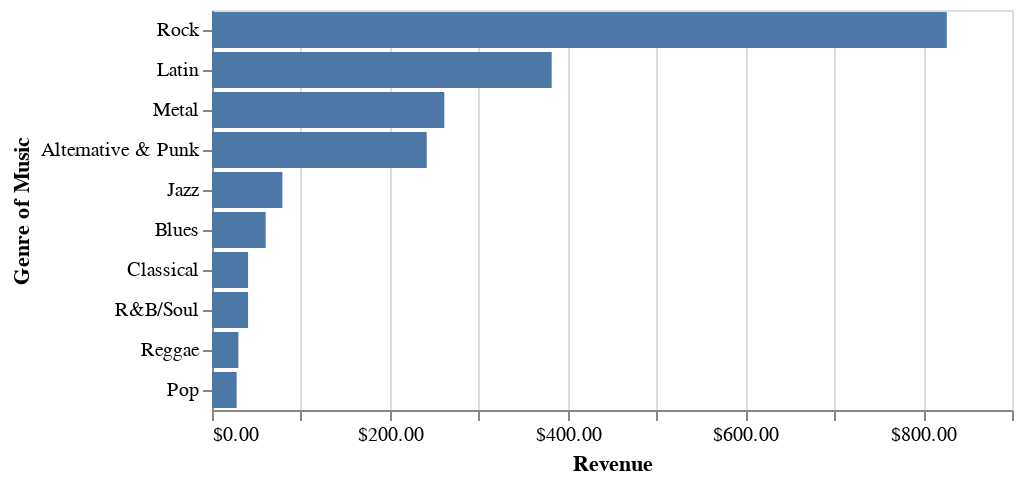

The notebook cell saved with this chart:
### Markdown cell above
If you need to use Dictum filters or limits, you have to call them right after `chart()`.

Let's see top 10 genres of music by revenue.

### Code cell
(
    project.chart()
    .where(d.music)
    .limit(m.revenue.top(10))
    .mark_bar()
    .encode(
        x=m.revenue,
        y=Y(d.genre, axis={"title": "Genre of Music"}, sort="-x"),
    )
)

### Figure 1 — Vega-Lite specification as saved in the notebook (floating-point values rounded to 4 significant figures)
{"config": {"view": {"continuousWidth": 400, "continuousHeight": 300}}, "data": {"name": "data-fda9337d5c89ea6f39d83dba71f01a5f"}, "mark": "bar", "encoding": {"tooltip": [{"field": "genre", "title": "Genre", "type": "nominal"}, {"field": "revenue", "title": "Revenue", "type": "quantitative", "format": "$01,.2f"}], "x": {"axis": {"title": "Revenue", "format": "$01,.2f"}, "field": "revenue", "type": "quantitative"}, "y": {"axis": {"title": "Genre of Music"}, "field": "genre", "sort": "-x", "type": "nominal"}}, "$schema": "https://vega.github.io/schema/vega-lite/v4.17.0.json", "datasets": {"data-fda9337d5c89ea6f39d83dba71f01a5f": [{"genre": "Alternative & Punk", "revenue": 241.6}, {"genre": "Blues", "revenue": 60.39}, {"genre": "Classical", "revenue": 40.59}, {"genre": "Jazz", "revenue": 79.2}, {"genre": "Latin", "revenue": 382.1}, {"genre": "Metal", "revenue": 261.4}, {"genre": "Pop", "revenue": 27.72}, {"genre": "R&B/Soul", "revenue": 40.59}, {"genre": "Reggae", "revenue": 29.7}, {"genre": "Rock", "revenue": 826.6}]}}
